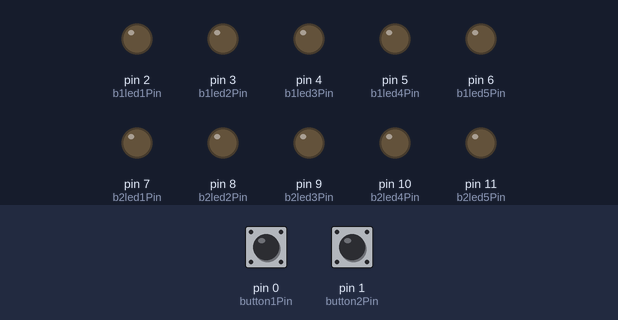
Bench run of a sketch on a simulated Arduino Uno, built with avr-gcc and run on an emulated ATmega328P. Shown: output pins drawn as LEDs (lit = HIGH). The inputs (shaded band) are chosen by the test bench; at power-on: pin 0 (button1Pin) HIGH, pin 1 (button2Pin) HIGH.

Above: at 1.3 s.
1.4 s: pin 0 (button1Pin) pulled LOW for 0.3 s
At 2.4 s:
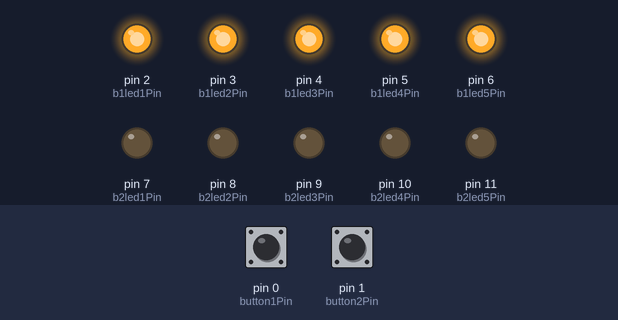
3.2 s: pin 1 (button2Pin) pulled LOW for 0.3 s
At 4.4 s:
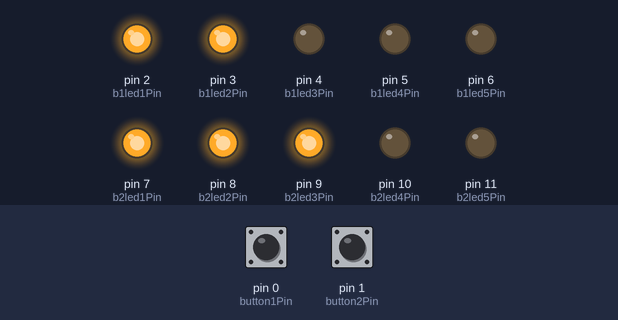
5.0 s: pin 0 (button1Pin) pulled LOW for 1 s
At 6.3 s:
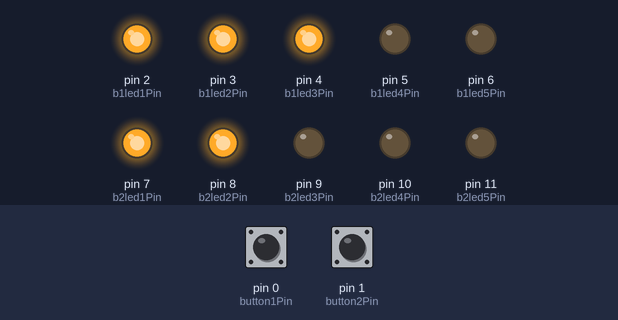
7.5 s: pin 0 (button1Pin) pulled LOW for 0.3 s
At 8.3 s:
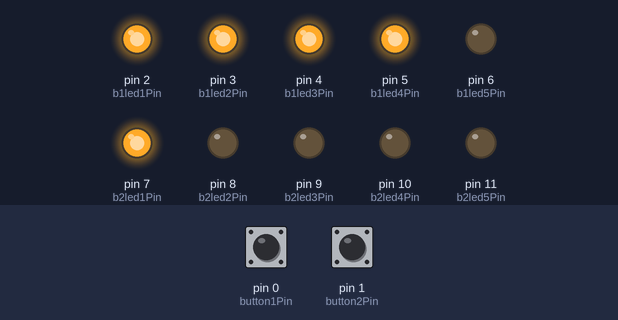
9.3 s: pin 1 (button2Pin) pulled LOW for 1 s
At 9.8 s:
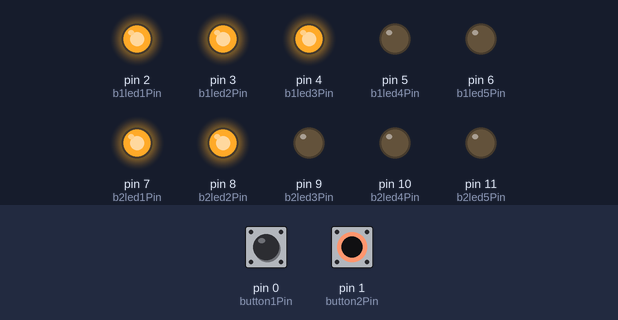
11.8 s: pin 1 (button2Pin) pulled LOW for 3.2 s
At 13.0 s:
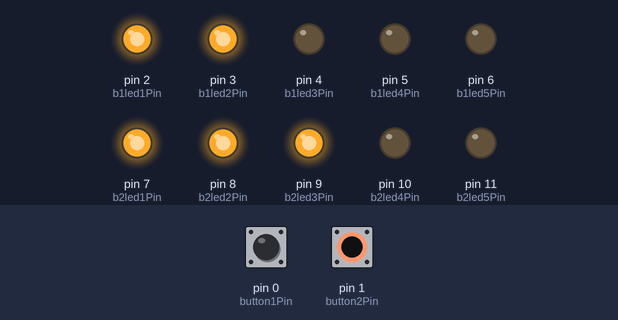
Timing chart, 0 to 14.8 s (numbered marks = the images above; inputs shaded):
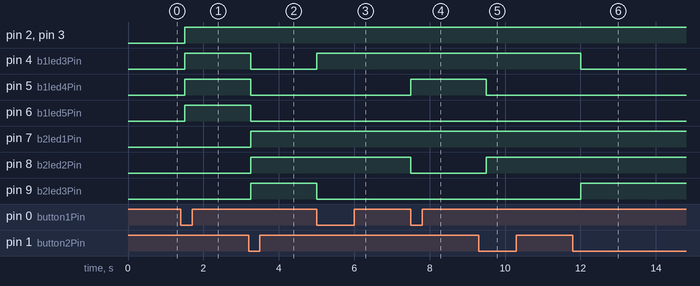

Measured:
- after the input at 1.4 s, pin 2 (b1led1Pin), pin 3 (b1led2Pin), pin 4 (b1led3Pin), pin 5 (b1led4Pin), pin 6 (b1led5Pin): LOW → HIGH after 0.10 s
- after the input at 3.2 s, pin 4 (b1led3Pin), pin 5 (b1led4Pin), pin 6 (b1led5Pin): HIGH → LOW after 0.05 s; pin 7 (b2led1Pin), pin 8 (b2led2Pin), pin 9 (b2led3Pin): LOW → HIGH after 0.05 s
- after the input at 5.0 s, pin 4 (b1led3Pin): LOW → HIGH at once; pin 9 (b2led3Pin): HIGH → LOW at once
- after the input at 7.5 s, pin 5 (b1led4Pin): LOW → HIGH at once; pin 8 (b2led2Pin): HIGH → LOW at once
- after the input at 9.3 s, pin 5 (b1led4Pin): HIGH → LOW after 0.20 s; pin 8 (b2led2Pin): LOW → HIGH after 0.20 s
- after the input at 11.8 s, pin 4 (b1led3Pin): HIGH → LOW after 0.20 s; pin 9 (b2led3Pin): LOW → HIGH after 0.20 s

The sketch:

FunVote_NoCommentsButDefinitelyWorking.ino
```cpp
const int button1Pin = 0; // Button for option 1
const int button2Pin = 1; // Button for option 2
const int b1led1Pin =  2;      // the number of the LED pin
const int b1led2Pin =  3;      // the number of the LED pin
const int b1led3Pin =  4;      // the number of the LED pin
const int b1led4Pin =  5;      // the number of the LED pin
const int b1led5Pin =  6;      // the number of the LED pin
const int b2led1Pin =  7;      // the number of the LED pin
const int b2led2Pin =  8;      // the number of the LED pin
const int b2led3Pin =  9;      // the number of the LED pin
const int b2led4Pin =  10;      // the number of the LED pin
const int b2led5Pin =  11;      // the number of the LED pin


// variables will change:
int button1State = 0;         // button 1 status
int button2State = 0;         // button 1 status
float vote1 = 0;
float vote2 = 0;
int currentState1 = 0;
int previousState1 = 0;
int currentState2 = 0;
int previousState2 = 0;

void setup() {
  // initialize LEDs as output:
  pinMode(b1led1Pin, OUTPUT);
  pinMode(b1led2Pin, OUTPUT);
  pinMode(b1led3Pin, OUTPUT);
  pinMode(b1led4Pin, OUTPUT);
  pinMode(b1led5Pin, OUTPUT);
  pinMode(b2led1Pin, OUTPUT);
  pinMode(b2led2Pin, OUTPUT);
  pinMode(b2led3Pin, OUTPUT);
  pinMode(b2led4Pin, OUTPUT);
  pinMode(b2led5Pin, OUTPUT);
  // initialize pushbutton pins as input:
  pinMode(button1Pin, INPUT);
  pinMode(button2Pin, INPUT);

}

void loop(){
  // read the state of the pushbutton value:
  button1State = digitalRead(button1Pin);
  button2State = digitalRead(button2Pin);

  // check if the pushbutton is pressed.
  // if it is, the buttonState is LOW:
  if (button1State == LOW) {
     currentState1 = 1;
    if(currentState1 != previousState1) {
      //increment
      vote1++;
    }
  }
  else if (button1State == HIGH) {
    currentState1 = 0;
  }
  previousState1 = currentState1;
  // check if the pushbutton is pressed.
  // if it is, the buttonState is LOW:

  if (button2State == LOW) {
     currentState2 = 1;
    if(currentState2 != previousState2) {
      //increment
      vote2++;
    }
  }
  else if (button2State == HIGH) {
    currentState2 = 0;
  }
  previousState2 = currentState2;


  //now do the math for percentages
  if (vote1/(vote1+vote2) > 0.85) {
    digitalWrite(b1led1Pin, HIGH);
    digitalWrite(b1led2Pin, HIGH);
    digitalWrite(b1led3Pin, HIGH);
    digitalWrite(b1led4Pin, HIGH);
    digitalWrite(b1led5Pin, HIGH);

    digitalWrite(b2led1Pin, LOW);
    digitalWrite(b2led2Pin, LOW);
    digitalWrite(b2led3Pin, LOW);
    digitalWrite(b2led4Pin, LOW);
    digitalWrite(b2led5Pin, LOW);
  }
  else if (vote1/(vote1+vote2) > 0.67) {
    digitalWrite(b1led1Pin, HIGH);
    digitalWrite(b1led2Pin, HIGH);
    digitalWrite(b1led3Pin, HIGH);
    digitalWrite(b1led4Pin, HIGH);
    digitalWrite(b1led5Pin, LOW);

    digitalWrite(b2led1Pin, HIGH);
    digitalWrite(b2led2Pin, LOW);
    digitalWrite(b2led3Pin, LOW);
    digitalWrite(b2led4Pin, LOW);
    digitalWrite(b2led5Pin, LOW);
  }
  else if (vote1/(vote1+vote2) > 0.50) {
    digitalWrite(b1led1Pin, HIGH);
    digitalWrite(b1led2Pin, HIGH);
    digitalWrite(b1led3Pin, HIGH);
    digitalWrite(b1led4Pin, LOW);
    digitalWrite(b1led5Pin, LOW);

    digitalWrite(b2led1Pin, HIGH);
    digitalWrite(b2led2Pin, HIGH);
    digitalWrite(b2led3Pin, LOW);
    digitalWrite(b2led4Pin, LOW);
    digitalWrite(b2led5Pin, LOW);
  }
  else if (vote1/(vote1+vote2) > 0.34) {
    digitalWrite(b1led1Pin, HIGH);
    digitalWrite(b1led2Pin, HIGH);
    digitalWrite(b1led3Pin, LOW);
    digitalWrite(b1led4Pin, LOW);
    digitalWrite(b1led5Pin, LOW);

    digitalWrite(b2led1Pin, HIGH);
    digitalWrite(b2led2Pin, HIGH);
    digitalWrite(b2led3Pin, HIGH);
    digitalWrite(b2led4Pin, LOW);
    digitalWrite(b2led5Pin, LOW);
  }
  else if (vote1/(vote1+vote2) > 0.17) {
    digitalWrite(b1led1Pin, HIGH);
    digitalWrite(b1led2Pin, LOW);
    digitalWrite(b1led3Pin, LOW);
    digitalWrite(b1led4Pin, LOW);
    digitalWrite(b1led5Pin, LOW);

    digitalWrite(b2led1Pin, HIGH);
    digitalWrite(b2led2Pin, HIGH);
    digitalWrite(b2led3Pin, HIGH);
    digitalWrite(b2led4Pin, HIGH);
    digitalWrite(b2led5Pin, LOW);
  }
  else if (vote1/(vote1+vote2) > 0) {
    digitalWrite(b1led1Pin, LOW);
    digitalWrite(b1led2Pin, LOW);
    digitalWrite(b1led3Pin, LOW);
    digitalWrite(b1led4Pin, LOW);
    digitalWrite(b1led5Pin, LOW);

    digitalWrite(b2led1Pin, HIGH);
    digitalWrite(b2led2Pin, HIGH);
    digitalWrite(b2led3Pin, HIGH);
    digitalWrite(b2led4Pin, HIGH);
    digitalWrite(b2led5Pin, HIGH);
  }

  delay(250);
}


/*
  if (vote1 == 1) {
    digitalWrite(b1led1Pin, HIGH);
    digitalWrite(b1led2Pin, LOW);
    digitalWrite(b1led3Pin, LOW);
    digitalWrite(b1led4Pin, LOW);
    digitalWrite(b1led5Pin, LOW);
  }
  if (vote1 == 2) {
    digitalWrite(b1led1Pin, HIGH);
    digitalWrite(b1led2Pin, HIGH);
    digitalWrite(b1led3Pin, LOW);
    digitalWrite(b1led4Pin, LOW);
    digitalWrite(b1led5Pin, LOW);
  }
  if (vote1 == 3) {
    digitalWrite(b1led1Pin, HIGH);
    digitalWrite(b1led2Pin, HIGH);
    digitalWrite(b1led3Pin, HIGH);
    digitalWrite(b1led4Pin, LOW);
    digitalWrite(b1led5Pin, LOW);
  }


  if (vote2 == 1) {
    digitalWrite(b2led1Pin, HIGH);
    digitalWrite(b2led2Pin, LOW);
    digitalWrite(b2led3Pin, LOW);
    digitalWrite(b2led4Pin, LOW);
    digitalWrite(b2led5Pin, LOW);
  }
  if (vote2 == 2) {
    digitalWrite(b2led1Pin, HIGH);
    digitalWrite(b2led2Pin, HIGH);
    digitalWrite(b2led3Pin, LOW);
    digitalWrite(b2led4Pin, LOW);
    digitalWrite(b2led5Pin, LOW);
  }
  if (vote2 == 3) {
    digitalWrite(b2led1Pin, HIGH);
    digitalWrite(b2led2Pin, HIGH);
    digitalWrite(b2led3Pin, HIGH);
    digitalWrite(b2led4Pin, LOW);
    digitalWrite(b2led5Pin, LOW);
  }
*/


/*
if (vote1 > vote2) {
    digitalWrite(b1led1Pin, HIGH);
    digitalWrite(b1led2Pin, HIGH);
    digitalWrite(b1led3Pin, HIGH);
    digitalWrite(b1led4Pin, HIGH);
    digitalWrite(b1led5Pin, HIGH);

    digitalWrite(b2led1Pin, LOW);
    digitalWrite(b2led2Pin, LOW);
    digitalWrite(b2led3Pin, LOW);
    digitalWrite(b2led4Pin, LOW);
    digitalWrite(b2led5Pin, LOW);
}
else if (vote2 > vote1) {
    digitalWrite(b1led1Pin, LOW);
    digitalWrite(b1led2Pin, LOW);
    digitalWrite(b1led3Pin, LOW);
    digitalWrite(b1led4Pin, LOW);
    digitalWrite(b1led5Pin, LOW);

    digitalWrite(b2led1Pin, HIGH);
    digitalWrite(b2led2Pin, HIGH);
    digitalWrite(b2led3Pin, HIGH);
    digitalWrite(b2led4Pin, HIGH);
    digitalWrite(b2led5Pin, HIGH);
  }
else if (vote1 == vote2) {
    digitalWrite(b2led1Pin, HIGH);
    digitalWrite(b2led2Pin, HIGH);
    digitalWrite(b1led3Pin, LOW);
    digitalWrite(b1led4Pin, LOW);
    digitalWrite(b1led5Pin, LOW);

    digitalWrite(b1led1Pin, HIGH);
    digitalWrite(b1led2Pin, HIGH);
    digitalWrite(b2led3Pin, LOW);
    digitalWrite(b2led4Pin, LOW);
    digitalWrite(b2led5Pin, LOW);
}
*/
```
